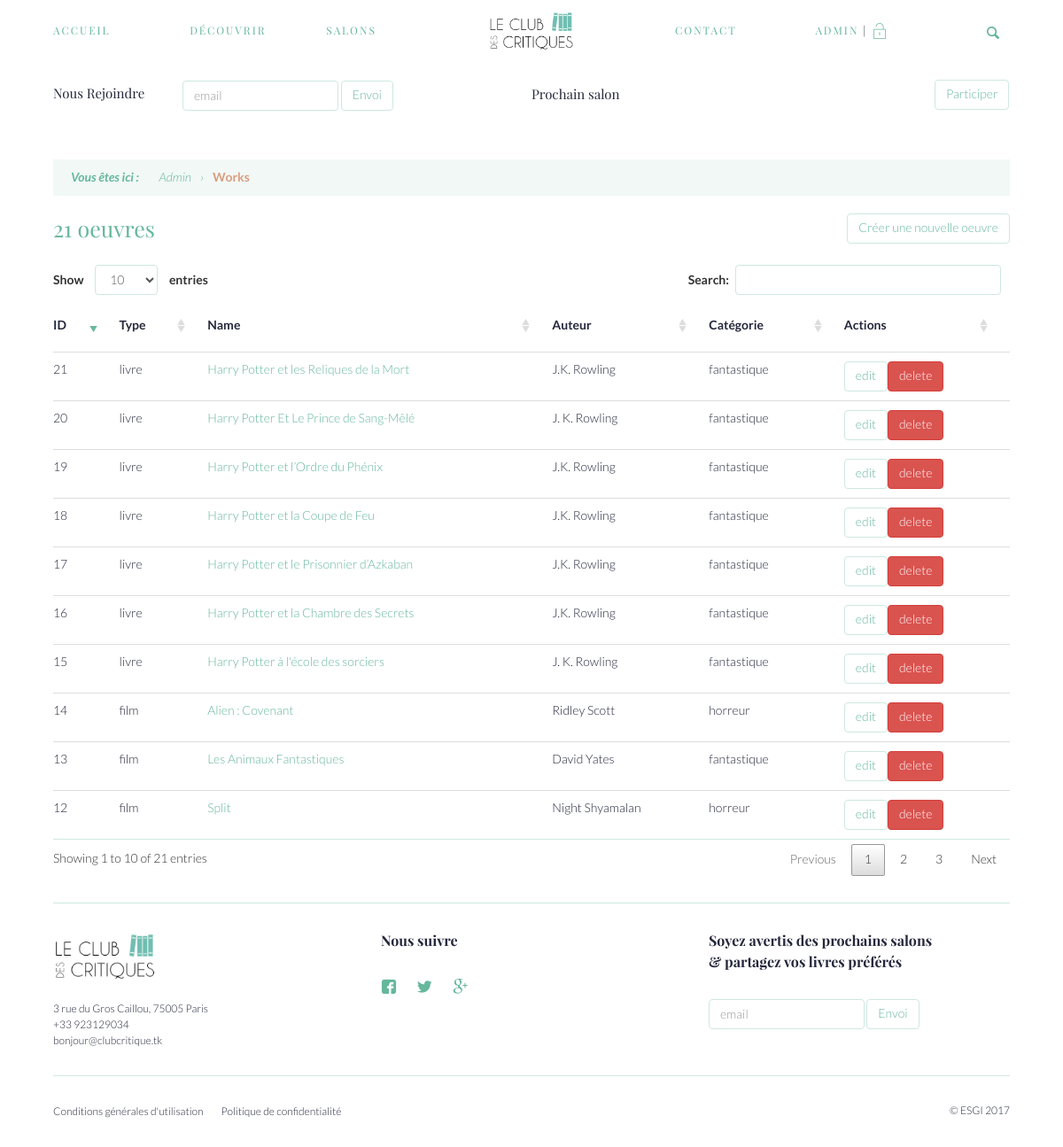
The page /admin/works (signed in) on the database its author committed.
### tables this page shows
CREATE TABLE `users` (
  `id` int(11) NOT NULL,
  `username` varchar(255) NOT NULL DEFAULT 'utilisateur',
  `email` varchar(255) NOT NULL,
  `password` varchar(255) NOT NULL,
  `description` varchar(255) NOT NULL,
  `picture` varchar(255) NOT NULL DEFAULT '/view/assets/img/no-preview.png',
  `isAdmin` int(11) NOT NULL DEFAULT '0'
);

CREATE TABLE `works` (
  `id` int(11) NOT NULL,
  `type_id` varchar(255) NOT NULL,
  `category_id` varchar(255) NOT NULL,
  `name` varchar(255) NOT NULL,
  `author` varchar(255) NOT NULL,
  `img_src` varchar(255) NOT NULL DEFAULT '/view/assets/img/no-preview.png',
  `description` mediumtext NOT NULL,
  `url_amazon` varchar(255) NOT NULL,
  `published_date` date NOT NULL,
  `spotlight` int(11) NOT NULL DEFAULT '0',
  `salon_id` int(11) NOT NULL,
  `is_deleted` int(11) NOT NULL
);

CREATE TABLE `type` (
  `id` int(11) NOT NULL,
  `name` varchar(255) NOT NULL
);

CREATE TABLE `categories` (
  `id` int(11) NOT NULL,
  `name` varchar(255) NOT NULL
);

CREATE TABLE `custom_items` (
  `id` int(11) NOT NULL,
  `name` varchar(255) NOT NULL,
  `content` longtext NOT NULL,
  `is_footer_link` int(11) NOT NULL,
  `is_draft` int(11) NOT NULL
);

### model/autoloader.php (called while the page is built)
<?php
spl_autoload_register(function ($class) {
  if(file_exists( $_SERVER['DOCUMENT_ROOT'] . '/controller/facebook/' . $class . '.php')){
      return require( $_SERVER['DOCUMENT_ROOT'] . '/controller/facebook/' . $class . '.php');
  }else if(file_exists( $_SERVER['DOCUMENT_ROOT'] . '/model/facebook/' . $class . '.php')){
      return require( $_SERVER['DOCUMENT_ROOT'] . '/model/facebook/' . $class . '.php');
  }else if(file_exists( $_SERVER['DOCUMENT_ROOT'] . '/controller/' . $class . '.php')){
      return require( $_SERVER['DOCUMENT_ROOT'] . '/controller/' . $class . '.php');
  }else if(file_exists( $_SERVER['DOCUMENT_ROOT'] . '/model/' . $class . '.php')){
      return require( $_SERVER['DOCUMENT_ROOT'] . '/model/' . $class . '.php');
  }else if(file_exists( $_SERVER['DOCUMENT_ROOT'] . '/config/' . $class . '.php')){
      return require( $_SERVER['DOCUMENT_ROOT'] . '/config/' . $class . '.php');
  }
});

### model/Database.php (called while the page is built, shortened)
<?php
class Database{
  protected $db;
  public function __construct(){
    if(!$this->db){
      $this->db = new PDO('mysql:host='.DB_CONFIG::DB_HOST.';dbname='.DB_CONFIG::DB_NAME.'', DB_CONFIG::DB_UN, DB_CONFIG::DB_PWD);
      $this->db->setAttribute(PDO::ATTR_ERRMODE, PDO::ERRMODE_EXCEPTION);
    };
  }
  public function getPreparedStatement($action, $table, $data){
    if($action === "save"){
      $query = "INSERT INTO ";
      $query .= $table . " (";
      $i = 0; $count = count($data) - 1;
      for($u = 0; $u < 2; $u++){
        foreach ($data as $columnName => $value) {
          if($i !== 0 && $i !== $count+1){
            $query .= ", ";
          }
          if($u === 1){
            if($i === $count+1){
              $query .= ") VALUES (";
            }
            $query .= $columnName;
            if($i === ($count * 2)+1 ){
              $query .= ")";
            }
          }else{
            $query .= ltrim($columnName, ':');
          }
          $i++;
        }
      }
    }
    else if($action === "get"){
      $query = "SELECT * FROM ";
      $query .= $table . " WHERE ";
      $i = 0;
      foreach ($data as $columnName => $value) {
        if($i !== 0){
          $query .= " AND ";
        }
        $query .= ltrim($columnName, ':')." = ".$columnName;
        $i++;
      }
    }
    return $this->db->prepare($query);
  }
  public function get($table, $data){
    $this->sql = SELF::getPreparedStatement("get", $table, $data);
    $this->sql->execute($data);
    return $this->sql->fetch(PDO::FETCH_ASSOC);
  }
  public function getAllWhere($table, $data){
    $this->sql = SELF::getPreparedStatement("get", $table, $data);
    $this->sql->execute($data);
    return $this->sql->fetchAll(PDO::FETCH_ASSOC);
  }
  public function getCustom($req){
    $this->sql = $this->db->prepare($req);
    $this->sql->execute();
    return $this->sql->fetch(PDO::FETCH_ASSOC);
  }
}

### controller/User.php (called while the page is built, shortened)
<?php
class User{
  protected $db;
  public function __construct(){
    if(!$this->db){
      $this->db = new Database();
    }
  }
  public function get($id){
    return $this->db->get("users", [ ":id" => $id ]);
  }
}

### controller/Salons.php (called while the page is built, shortened)
<?php
class Salons{
  protected $db;
  public function __construct(){
    if(!$this->db){
      $this->db = new Database();
    }
  }
  public function getNextSalon(){
    $req1 = $this->db->getCustom("SELECT salons.* FROM salons WHERE running = 1");
    if($req1){
      return $req1;
    }else{
      return $this->db->getCustom("
        SELECT * FROM salons
        WHERE salons.date > NOW()
          AND work_isdeleted = 0
        ORDER BY salons.date ASC");
    }
  }
}

### controller/Work.php (called while the page is built, shortened)
<?php
class Work{
  protected $db;
  public function __construct(){
    if(!$this->db){
      $this->db = new Database();
    }
  }
  public function getAllWhere($data){
    return $this->db->getAllWhere("works", $data);
  }
  public function getBookCat($id){
    $request = "SELECT categories.* FROM categories JOIN works ON works.category_id = categories.id WHERE works.id = ".$id;
    return $this->db->getCustom($request);
  }
  public function getBookType($id){
    $request = "SELECT type.* FROM type JOIN works ON works.type_id = type.id WHERE works.id = ".$id;
    return $this->db->getCustom($request);
  }
}

### controller/Page.php (called while the page is built, shortened)
<?php
class Page{
  protected $db;
  public function __construct(){
    if(!$this->db){
      $this->db = new Database();
    }
  }
  public function getOne($id){
    return $this->db->get("custom_items", [':id' => $id]);
  }
  public function getPages(){
    return $this->db->getAllWhere("custom_items", [':is_footer_link' => 1, ':is_draft' => 0]);
  }
}

### view/layout/admin/works/list.php (the view, shortened to what this page needs)
<div class="row">
  <div class="col-sm-8">
    <h1 class="intermediate_title">
      <?= $countBooks; ?> oeuvre<?= ($countBooks > 1) ? 's' : ''; ?>
    </h1>
  </div>
  <div class="col-sm-4 align-right">
    <a class="btn btn-primary" href="<?= $root;?>/admin/works/new">Créer une nouvelle oeuvre</a>
  </div>
</div>
<div class="table-responsive">
  <table class="table data-table">
    <thead>
      <tr>
        <th>
          ID
        </th>
        <th>
          Type
        </th>
        <th>
          Name
        </th>
        <th>
          Auteur
        </th>
        <th>
          Catégorie
        </th>
        <th>
          Actions
        </th>
      </tr>
    </thead>
    <tbody>
    <?php
      foreach ($theBooks as $key => $book) {
        $bookType = $works->getBookType($book['id']);
        $bookCat = $works->getBookCat($book['id']);
    ?>
      <tr>
        <td>
          <?= isset($book['id']) ? $book['id'] : ''; ?>
        </td>
        <td>
            <?= isset($bookType) ? $bookType['name'] : ''; ?>
        </td>
        <td>
          <a href="<?= $root; ?>/discover/<?= isset($bookType) ? $bookType['name'] : ''; ?>/<?= isset($bookCat) ? $bookCat['name'] : ''; ?>/<?= isset($book['id']) ? $book['id'] : ''; ?>">
            <?= isset($book['name']) ? $book['name'] : ''; ?>
          </a>
        </td>
        <td>
          <?= isset($book['author']) ? $book['author'] : ''; ?>
        </td>
        <td>
          <?= isset($bookCat) ? $bookCat['name'] : ''; ?>
        </td>
        <td>
          <form id="deletework_<?= $book['id']; ?>" action="<?= $root; ?>/processes/deletework" method="post" onsubmit="event.preventDefault();"><a class="btn btn-primary" href="<?= $root.'/admin/works/'.$book['id'].'/edit'; ?>">edit</a><input type="hidden" name="book_id" value="<?= $book['id']; ?>"><input type="submit" class="btn btn-danger" onclick="confirmDelete(<?= $book['id']; ?>)" value="delete"></form>
        </td>
      </tr>
    <?php
      }
    ?>
    </tbody>
  </table>
</div>

### view/layout/includes/nav.php (shortened to what this page needs)
<nav id="main-nav" class="nav">
    <div class="col-md-2 nav_center">
        <a href="<?= $root; ?>/home"><img src="<?= $root; ?>/view/assets/img/logo.png" /></a>
    </div>
    <div class="responsiveListLinks row">
        <div class="col-md-5 col-sm-12 nav_left">
            <ul class="row">
                <li class="col-md-4 col-sm-12">
                    <a href="<?= $root; ?>/home" <?= (!isset($_GET['cat']) && $_GET["p"] === "home") ? 'class="active"' : ''; ?>>Accueil</a>
                </li>
                <li class="col-md-4 col-sm-12">
                    <a href="<?= $root; ?>/discover" <?= (!isset($_GET['cat']) && $_GET["p"] === "discover") ? 'class="active"' : ''; ?>>Découvrir</a>
                </li>
                <li class="col-md-4 col-sm-12">
                    <a href="<?= $root; ?>/salons" <?= (!isset($_GET['cat']) && $_GET["p"] === "salons") ? 'class="active"' : ''; ?>>Salons</a>
                </li>
            </ul>
        </div>
        <div class="col-md-5 col-sm-12 nav_right col-md-offset-2">
            <ul class="row">
                <li class="col-md-4 col-sm-12">
                    <a href="<?= $root; ?>/contact" <?= (!isset($_GET['cat']) && $_GET["p"] === "contact") ? 'class="active"' : ''; ?>>Contact</a>
                </li>
                <li class="col-md-6 col-sm-12 dropdown align-center">
                <?php
                    if(!isset($_SESSION['loggedin'])){
                ?>
                    <a href="<?= $root.'/login'?>" <?= ($_GET["p"] === "login") ? 'class="active"' : ''; ?>>Compte</a>
                <?php
                    }else{
                ?>
                    <a href="<?= $root.'/user/'.$curr_user['id']; ?>" <?= ($_GET["p"] === "user" && $_GET['id'] === $curr_user['id']) ? 'class="active"' : ''; ?>> <?= $curr_user['username']; ?></a>
                    | <a href="<?= $root; ?>/processes/logout" class="logout icon-locker-streamline-unlock"></a>
                <?php
                    }
                ?>
                </li>
            </ul>
        </div>
    </div>
    <a href="#" id="searchbar" class="<?= (isset($_GET['p']) && $_GET['p'] === 'search') ? 'icon-x' : 'icon-search'; ?>"></a>
</nav>
<nav id="secondary-nav" class="nav">
    <div class="nav_left">
        <h2 class="small_title">Nous Rejoindre</h2>
        <form class="form-inline" action="<?= $root; ?>/processes/newuser" method="post">
            <input class="form-control" name="email" type="text" placeholder="email">
            <button type="submit" class="btn btn-primary sm">Envoi</button>
        </form>
    </div>
    <div class="nav_right">
        <h2 class="small_title">Prochain salon</h2>
            <?php
                $nextSalon = $salons->getNextSalon();
                ?>
        <a class="btn btn-primary" href="<?= $root; ?>/salons/<?= $nextSalon['id']; ?>">Participer</a>
    </div>
</nav>

### view/layout/includes/footer.php
<footer class="footer">
  <div class="top">
    <div class="row">
      <div class="col-md-4 col-sm-12 identity">
        <img src="<?= $root; ?>/view/assets/img/logo.png">
        <?php $footer = $pages->getOne(4); ?>
        <?= ($footer['content']) ? html_entity_decode($footer['content']) : ''?>
      </div>
      <div class="col-md-4 col-sm-12 follow">
        <h4 class="footer_title">Nous suivre</h4>
        <?php $footer = $pages->getOne(3); ?>
        <?= ($footer['content']) ? html_entity_decode($footer['content']) : ''?>
      </div>
      <div class="col-md-4 col-sm-12 newsletter">
        <h4 class="footer_title">Soyez avertis des prochains salons <br>&amp; partagez vos livres préférés</h4>
        <form class="form-inline" action="<?= $root; ?>/processes/newuser" method="post">
            <input class="form-control" type="text" name="email" placeholder="email">
            <button type="submit" class="btn btn-primary sm">Envoi</button>
        </form>
      </div>
    </div>
  </div>
  <nav class="bottom">
    <div class="row">
      <ul class="col-md-8 col-sm-12">
        <?php
          $footer_links = $pages->getPages();
          foreach ($footer_links as $key => $link) {
            echo '<li><a href="'.$root.'/page/'.$link['id'].'">'.$link['name'].'</a></li>';
          }
        ?>
      </ul>
      <div class="col-md-4 col-sm-12">
        &copy; ESGI 2017
      </div>
    </div>
  </nav>
</footer>
</body>
</html>

### rows shown on the page
users: username "ADMIN"
works: id "12", type.name "film", name "Split", author "Night Shyamalan", category.name "horreur"
works: id "13", type.name "film", name "Les Animaux Fantastiques", author "David Yates", category.name "fantastique"
works: id "14", type.name "film", name "Alien : Covenant", author "Ridley Scott", category.name "horreur"
works: id "15", type.name "livre", name "Harry Potter à l'école des sorciers", author "J. K. Rowling", category.name "fantastique"
works: id "16", type.name "livre", name "Harry Potter et la Chambre des Secrets", author "J.K. Rowling", category.name "fantastique"
works: id "17", type.name "livre", name "Harry Potter et le Prisonnier d’Azkaban", author "J.K. Rowling", category.name "fantastique"
works: id "18", type.name "livre", name "Harry Potter et la Coupe de Feu", author "J.K. Rowling", category.name "fantastique"
works: id "19", type.name "livre", name "Harry Potter et l’Ordre du Phénix", author "J.K. Rowling", category.name "fantastique"
works: id "20", type.name "livre", name "Harry Potter Et Le Prince de Sang-Mêlé", author "J. K. Rowling", category.name "fantastique"
works: id "21", type.name "livre", name "Harry Potter et les Reliques de la Mort", author "J.K. Rowling", category.name "fantastique"
custom_items: content "3 rue du Gros Caillou, 75005 Paris +33 923129034 bonjour@clubcritique.tk"
custom_items: name "Conditions générales d'utilisation"
custom_items: name "Politique de confidentialité"

### other values the page prints
$pag "Admin"
$pag "Works"
$countBooks "21"
